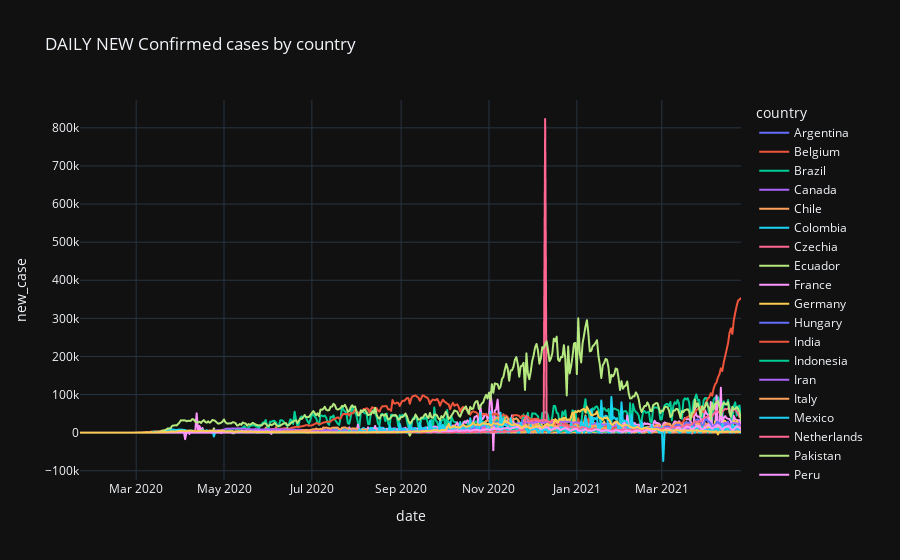

The notebook cell this image was saved under:
### Code cell
fig = px.line(top30_country_df,
              x='date', y='new_case', color='country',
              title=f'DAILY NEW Confirmed cases by country')
fig.show()

### Figure 1 — Plotly figure (JSON) as saved in the notebook; plotly's stock layout.template omitted (floating-point values rounded to 4 significant figures; data arrays with more than 128 entries replaced by an {"elided": "..."} marker saying what was removed)
{"data": [{"hovertemplate": "country=Argentina<br>date=%{x}<br>new_case=%{y}<extra></extra>", "legendgroup": "Argentina", "line": {"color": "#636efa", "dash": "solid"}, "mode": "lines", "name": "Argentina", "showlegend": true, "type": "scattergl", "x": {"elided": "460 str values"}, "xaxis": "x", "y": {"elided": "460 int values"}, "yaxis": "y"}, {"hovertemplate": "country=Belgium<br>date=%{x}<br>new_case=%{y}<extra></extra>", "legendgroup": "Belgium", "line": {"color": "#EF553B", "dash": "solid"}, "mode": "lines", "name": "Belgium", "showlegend": true, "type": "scattergl", "x": {"elided": "460 str values"}, "xaxis": "x", "y": {"elided": "460 int values"}, "yaxis": "y"}, {"hovertemplate": "country=Brazil<br>date=%{x}<br>new_case=%{y}<extra></extra>", "legendgroup": "Brazil", "line": {"color": "#00cc96", "dash": "solid"}, "mode": "lines", "name": "Brazil", "showlegend": true, "type": "scattergl", "x": {"elided": "460 str values"}, "xaxis": "x", "y": {"elided": "460 int values"}, "yaxis": "y"}, {"hovertemplate": "country=Canada<br>date=%{x}<br>new_case=%{y}<extra></extra>", "legendgroup": "Canada", "line": {"color": "#ab63fa", "dash": "solid"}, "mode": "lines", "name": "Canada", "showlegend": true, "type": "scattergl", "x": {"elided": "460 str values"}, "xaxis": "x", "y": {"elided": "460 int values"}, "yaxis": "y"}, {"hovertemplate": "country=Chile<br>date=%{x}<br>new_case=%{y}<extra></extra>", "legendgroup": "Chile", "line": {"color": "#FFA15A", "dash": "solid"}, "mode": "lines", "name": "Chile", "showlegend": true, "type": "scattergl", "x": {"elided": "460 str values"}, "xaxis": "x", "y": {"elided": "460 int values"}, "yaxis": "y"}, {"hovertemplate": "country=Colombia<br>date=%{x}<br>new_case=%{y}<extra></extra>", "legendgroup": "Colombia", "line": {"color": "#19d3f3", "dash": "solid"}, "mode": "lines", "name": "Colombia", "showlegend": true, "type": "scattergl", "x": {"elided": "460 str values"}, "xaxis": "x", "y": {"elided": "460 int values"}, "yaxis": "y"}, {"hovertemplate": "country=Czechia<br>date=%{x}<br>new_case=%{y}<extra></extra>", "legendgroup": "Czechia", "line": {"color": "#FF6692", "dash": "solid"}, "mode": "lines", "name": "Czechia", "showlegend": true, "type": "scattergl", "x": {"elided": "460 str values"}, "xaxis": "x", "y": {"elided": "460 int values"}, "yaxis": "y"}, {"hovertemplate": "country=Ecuador<br>date=%{x}<br>new_case=%{y}<extra></extra>", "legendgroup": "Ecuador", "line": {"color": "#B6E880", "dash": "solid"}, "mode": "lines", "name": "Ecuador", "showlegend": true, "type": "scattergl", "x": {"elided": "460 str values"}, "xaxis": "x", "y": {"elided": "460 int values"}, "yaxis": "y"}, {"hovertemplate": "country=France<br>date=%{x}<br>new_case=%{y}<extra></extra>", "legendgroup": "France", "line": {"color": "#FF97FF", "dash": "solid"}, "mode": "lines", "name": "France", "showlegend": true, "type": "scattergl", "x": {"elided": "460 str values"}, "xaxis": "x", "y": {"elided": "460 int values"}, "yaxis": "y"}, {"hovertemplate": "country=Germany<br>date=%{x}<br>new_case=%{y}<extra></extra>", "legendgroup": "Germany", "line": {"color": "#FECB52", "dash": "solid"}, "mode": "lines", "name": "Germany", "showlegend": true, "type": "scattergl", "x": {"elided": "460 str values"}, "xaxis": "x", "y": {"elided": "460 int values"}, "yaxis": "y"}, {"hovertemplate": "country=Hungary<br>date=%{x}<br>new_case=%{y}<extra></extra>", "legendgroup": "Hungary", "line": {"color": "#636efa", "dash": "solid"}, "mode": "lines", "name": "Hungary", "showlegend": true, "type": "scattergl", "x": {"elided": "460 str values"}, "xaxis": "x", "y": {"elided": "460 int values"}, "yaxis": "y"}, {"hovertemplate": "country=India<br>date=%{x}<br>new_case=%{y}<extra></extra>", "legendgroup": "India", "line": {"color": "#EF553B", "dash": "solid"}, "mode": "lines", "name": "India", "showlegend": true, "type": "scattergl", "x": {"elided": "460 str values"}, "xaxis": "x", "y": {"elided": "460 int values"}, "yaxis": "y"}, {"hovertemplate": "country=Indonesia<br>date=%{x}<br>new_case=%{y}<extra></extra>", "legendgroup": "Indonesia", "line": {"color": "#00cc96", "dash": "solid"}, "mode": "lines", "name": "Indonesia", "showlegend": true, "type": "scattergl", "x": {"elided": "460 str values"}, "xaxis": "x", "y": {"elided": "460 int values"}, "yaxis": "y"}, {"hovertemplate": "country=Iran<br>date=%{x}<br>new_case=%{y}<extra></extra>", "legendgroup": "Iran", "line": {"color": "#ab63fa", "dash": "solid"}, "mode": "lines", "name": "Iran", "showlegend": true, "type": "scattergl", "x": {"elided": "460 str values"}, "xaxis": "x", "y": {"elided": "460 int values"}, "yaxis": "y"}, {"hovertemplate": "country=Italy<br>date=%{x}<br>new_case=%{y}<extra></extra>", "legendgroup": "Italy", "line": {"color": "#FFA15A", "dash": "solid"}, "mode": "lines", "name": "Italy", "showlegend": true, "type": "scattergl", "x": {"elided": "460 str values"}, "xaxis": "x", "y": {"elided": "460 int values"}, "yaxis": "y"}, {"hovertemplate": "country=Mexico<br>date=%{x}<br>new_case=%{y}<extra></extra>", "legendgroup": "Mexico", "line": {"color": "#19d3f3", "dash": "solid"}, "mode": "lines", "name": "Mexico", "showlegend": true, "type": "scattergl", "x": {"elided": "460 str values"}, "xaxis": "x", "y": {"elided": "460 int values"}, "yaxis": "y"}, {"hovertemplate": "country=Netherlands<br>date=%{x}<br>new_case=%{y}<extra></extra>", "legendgroup": "Netherlands", "line": {"color": "#FF6692", "dash": "solid"}, "mode": "lines", "name": "Netherlands", "showlegend": true, "type": "scattergl", "x": {"elided": "460 str values"}, "xaxis": "x", "y": {"elided": "460 int values"}, "yaxis": "y"}, {"hovertemplate": "country=Pakistan<br>date=%{x}<br>new_case=%{y}<extra></extra>", "legendgroup": "Pakistan", "line": {"color": "#B6E880", "dash": "solid"}, "mode": "lines", "name": "Pakistan", "showlegend": true, "type": "scattergl", "x": {"elided": "460 str values"}, "xaxis": "x", "y": {"elided": "460 int values"}, "yaxis": "y"}, {"hovertemplate": "country=Peru<br>date=%{x}<br>new_case=%{y}<extra></extra>", "legendgroup": "Peru", "line": {"color": "#FF97FF", "dash": "solid"}, "mode": "lines", "name": "Peru", "showlegend": true, "type": "scattergl", "x": {"elided": "460 str values"}, "xaxis": "x", "y": {"elided": "460 int values"}, "yaxis": "y"}, {"hovertemplate": "country=Philippines<br>date=%{x}<br>new_case=%{y}<extra></extra>", "legendgroup": "Philippines", "line": {"color": "#FECB52", "dash": "solid"}, "mode": "lines", "name": "Philippines", "showlegend": true, "type": "scattergl", "x": {"elided": "460 str values"}, "xaxis": "x", "y": {"elided": "460 int values"}, "yaxis": "y"}, {"hovertemplate": "country=Poland<br>date=%{x}<br>new_case=%{y}<extra></extra>", "legendgroup": "Poland", "line": {"color": "#636efa", "dash": "solid"}, "mode": "lines", "name": "Poland", "showlegend": true, "type": "scattergl", "x": {"elided": "460 str values"}, "xaxis": "x", "y": {"elided": "460 int values"}, "yaxis": "y"}, {"hovertemplate": "country=Portugal<br>date=%{x}<br>new_case=%{y}<extra></extra>", "legendgroup": "Portugal", "line": {"color": "#EF553B", "dash": "solid"}, "mode": "lines", "name": "Portugal", "showlegend": true, "type": "scattergl", "x": {"elided": "460 str values"}, "xaxis": "x", "y": {"elided": "460 int values"}, "yaxis": "y"}, {"hovertemplate": "country=Romania<br>date=%{x}<br>new_case=%{y}<extra></extra>", "legendgroup": "Romania", "line": {"color": "#00cc96", "dash": "solid"}, "mode": "lines", "name": "Romania", "showlegend": true, "type": "scattergl", "x": {"elided": "460 str values"}, "xaxis": "x", "y": {"elided": "460 int values"}, "yaxis": "y"}, {"hovertemplate": "country=Russia<br>date=%{x}<br>new_case=%{y}<extra></extra>", "legendgroup": "Russia", "line": {"color": "#ab63fa", "dash": "solid"}, "mode": "lines", "name": "Russia", "showlegend": true, "type": "scattergl", "x": {"elided": "460 str values"}, "xaxis": "x", "y": {"elided": "460 int values"}, "yaxis": "y"}, {"hovertemplate": "country=South Africa<br>date=%{x}<br>new_case=%{y}<extra></extra>", "legendgroup": "South Africa", "line": {"color": "#FFA15A", "dash": "solid"}, "mode": "lines", "name": "South Africa", "showlegend": true, "type": "scattergl", "x": {"elided": "460 str values"}, "xaxis": "x", "y": {"elided": "460 int values"}, "yaxis": "y"}, {"hovertemplate": "country=Spain<br>date=%{x}<br>new_case=%{y}<extra></extra>", "legendgroup": "Spain", "line": {"color": "#19d3f3", "dash": "solid"}, "mode": "lines", "name": "Spain", "showlegend": true, "type": "scattergl", "x": {"elided": "460 str values"}, "xaxis": "x", "y": {"elided": "460 int values"}, "yaxis": "y"}, {"hovertemplate": "country=Turkey<br>date=%{x}<br>new_case=%{y}<extra></extra>", "legendgroup": "Turkey", "line": {"color": "#FF6692", "dash": "solid"}, "mode": "lines", "name": "Turkey", "showlegend": true, "type": "scattergl", "x": {"elided": "460 str values"}, "xaxis": "x", "y": {"elided": "460 int values"}, "yaxis": "y"}, {"hovertemplate": "country=US<br>date=%{x}<br>new_case=%{y}<extra></extra>", "legendgroup": "US", "line": {"color": "#B6E880", "dash": "solid"}, "mode": "lines", "name": "US", "showlegend": true, "type": "scattergl", "x": {"elided": "460 str values"}, "xaxis": "x", "y": {"elided": "460 int values"}, "yaxis": "y"}, {"hovertemplate": "country=Ukraine<br>date=%{x}<br>new_case=%{y}<extra></extra>", "legendgroup": "Ukraine", "line": {"color": "#FF97FF", "dash": "solid"}, "mode": "lines", "name": "Ukraine", "showlegend": true, "type": "scattergl", "x": {"elided": "460 str values"}, "xaxis": "x", "y": {"elided": "460 int values"}, "yaxis": "y"}, {"hovertemplate": "country=United Kingdom<br>date=%{x}<br>new_case=%{y}<extra></extra>", "legendgroup": "United Kingdom", "line": {"color": "#FECB52", "dash": "solid"}, "mode": "lines", "name": "United Kingdom", "showlegend": true, "type": "scattergl", "x": {"elided": "460 str values"}, "xaxis": "x", "y": {"elided": "460 int values"}, "yaxis": "y"}], "layout": {"legend": {"title": {"text": "country"}, "tracegroupgap": 0}, "title": {"text": "DAILY NEW Confirmed cases by country"}, "xaxis": {"anchor": "y", "domain": [0, 1], "title": {"text": "date"}}, "yaxis": {"anchor": "x", "domain": [0, 1], "title": {"text": "new_case"}}}}
